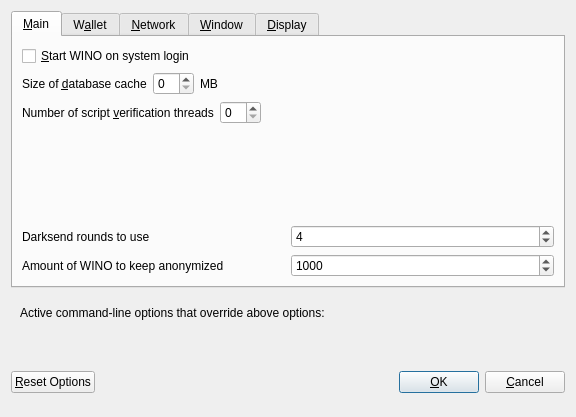
<?xml version="1.0" encoding="UTF-8"?>
<ui version="4.0">
 <class>OptionsDialog</class>
 <widget class="QDialog" name="OptionsDialog">
  <property name="geometry">
   <rect>
    <x>0</x>
    <y>0</y>
    <width>576</width>
    <height>417</height>
   </rect>
  </property>
  <property name="windowTitle">
   <string>Options</string>
  </property>
  <property name="modal">
   <bool>true</bool>
  </property>
  <layout class="QVBoxLayout" name="verticalLayout">
   <item>
    <widget class="QTabWidget" name="tabWidget">
     <property name="currentIndex">
      <number>0</number>
     </property>
     <widget class="QWidget" name="tabMain">
      <attribute name="title">
       <string>&amp;Main</string>
      </attribute>
      <layout class="QVBoxLayout" name="verticalLayout_Main">
       <item>
        <widget class="QCheckBox" name="bitcoinAtStartup">
         <property name="toolTip">
          <string>Automatically start WINO after logging in to the system.</string>
         </property>
         <property name="text">
          <string>&amp;Start WINO on system login</string>
         </property>
        </widget>
       </item>
       <item>
        <layout class="QHBoxLayout" name="horizontalLayout_2_Main">
         <item>
          <widget class="QLabel" name="databaseCacheLabel">
           <property name="text">
            <string>Size of &amp;database cache</string>
           </property>
           <property name="textFormat">
            <enum>Qt::PlainText</enum>
           </property>
           <property name="buddy">
            <cstring>databaseCache</cstring>
           </property>
          </widget>
         </item>
         <item>
          <widget class="QSpinBox" name="databaseCache"/>
         </item>
         <item>
          <widget class="QLabel" name="databaseCacheUnitLabel">
           <property name="text">
            <string>MB</string>
           </property>
           <property name="textFormat">
            <enum>Qt::PlainText</enum>
           </property>
          </widget>
         </item>
         <item>
          <spacer name="horizontalSpacer_2_Main">
           <property name="orientation">
            <enum>Qt::Horizontal</enum>
           </property>
           <property name="sizeHint" stdset="0">
            <size>
             <width>40</width>
             <height>20</height>
            </size>
           </property>
          </spacer>
         </item>
        </layout>
       </item>
       <item>
        <layout class="QHBoxLayout" name="horizontalLayout_3_Main">
         <item>
          <widget class="QLabel" name="threadsScriptVerifLabel">
           <property name="text">
            <string>Number of script &amp;verification threads</string>
           </property>
           <property name="textFormat">
            <enum>Qt::PlainText</enum>
           </property>
           <property name="buddy">
            <cstring>threadsScriptVerif</cstring>
           </property>
          </widget>
         </item>
         <item>
          <widget class="QSpinBox" name="threadsScriptVerif">
           <property name="toolTip">
            <string>(0 = auto, &lt;0 = leave that many cores free)</string>
           </property>
          </widget>
         </item>
         <item>
          <spacer name="horizontalSpacer_3_Main">
           <property name="orientation">
            <enum>Qt::Horizontal</enum>
           </property>
           <property name="sizeHint" stdset="0">
            <size>
             <width>40</width>
             <height>20</height>
            </size>
           </property>
          </spacer>
         </item>
        </layout>
       </item>
       <item>
        <spacer name="verticalSpacer_Main">
         <property name="orientation">
          <enum>Qt::Vertical</enum>
         </property>
         <property name="sizeHint" stdset="0">
          <size>
           <width>20</width>
           <height>40</height>
          </size>
         </property>
        </spacer>
       </item>
       <item>
        <layout class="QHBoxLayout" name="horizontalLayout_4_Main">
         <item>
          <widget class="QLabel" name="label">
           <property name="toolTip">
            <string>This setting determines the amount of individual masternodes that an input will be anonymized through.&lt;br/&gt;More rounds of anonymization gives a higher degree of privacy, but also costs more in fees.</string>
           </property>
           <property name="text">
            <string>Darksend rounds to use</string>
           </property>
          </widget>
         </item>
         <item>
          <widget class="QSpinBox" name="DarksendRounds">
           <property name="minimum">
            <number>2</number>
           </property>
           <property name="maximum">
            <number>8</number>
           </property>
           <property name="value">
            <number>4</number>
           </property>
          </widget>
         </item>
        </layout>
       </item>
       <item>
        <layout class="QHBoxLayout" name="horizontalLayout">
         <item>
          <widget class="QLabel" name="label_2">
           <property name="toolTip">
            <string>This amount acts as a threshold to turn off Darksend once it's reached.</string>
           </property>
           <property name="statusTip">
            <string notr="true"/>
           </property>
           <property name="whatsThis">
            <string notr="true"/>
           </property>
           <property name="accessibleName">
            <string notr="true"/>
           </property>
           <property name="accessibleDescription">
            <string notr="true"/>
           </property>
           <property name="text">
            <string>Amount of WINO to keep anonymized</string>
           </property>
          </widget>
         </item>
         <item>
          <widget class="QSpinBox" name="anonymizeWINO">
           <property name="minimum">
            <number>100</number>
           </property>
           <property name="maximum">
            <number>100000</number>
           </property>
           <property name="singleStep">
            <number>100</number>
           </property>
           <property name="value">
            <number>1000</number>
           </property>
          </widget>
         </item>
        </layout>
       </item>
      </layout>
     </widget>
     <widget class="QWidget" name="tabWallet">
      <attribute name="title">
       <string>W&amp;allet</string>
      </attribute>
      <layout class="QVBoxLayout" name="verticalLayout_Wallet">
       <item>
        <widget class="QGroupBox" name="groupBox">
         <property name="title">
          <string>Expert</string>
         </property>
         <layout class="QVBoxLayout" name="verticalLayout_2">
          <item>
           <widget class="QCheckBox" name="coinControlFeatures">
            <property name="toolTip">
             <string>Whether to show coin control features or not.</string>
            </property>
            <property name="text">
             <string>Enable coin &amp;control features</string>
            </property>
           </widget>
          </item>
          <item>
           <widget class="QCheckBox" name="showMasternodesTab">
            <property name="toolTip">
             <string>Show additional tab listing all your masternodes in first sub-tab&lt;br/&gt;and all masternodes on the network in second sub-tab.</string>
            </property>
            <property name="text">
             <string>Show Masternodes Tab</string>
            </property>
           </widget>
          </item>
          <item>
           <widget class="QCheckBox" name="spendZeroConfChange">
            <property name="toolTip">
             <string>If you disable the spending of unconfirmed change, the change from a transaction&lt;br/&gt;cannot be used until that transaction has at least one confirmation.&lt;br/&gt;This also affects how your balance is computed.</string>
            </property>
            <property name="text">
             <string>&amp;Spend unconfirmed change</string>
            </property>
           </widget>
          </item>
         </layout>
        </widget>
       </item>
       <item>
        <spacer name="verticalSpacer_Wallet">
         <property name="orientation">
          <enum>Qt::Vertical</enum>
         </property>
         <property name="sizeHint" stdset="0">
          <size>
           <width>20</width>
           <height>40</height>
          </size>
         </property>
        </spacer>
       </item>
      </layout>
     </widget>
     <widget class="QWidget" name="tabNetwork">
      <attribute name="title">
       <string>&amp;Network</string>
      </attribute>
      <layout class="QVBoxLayout" name="verticalLayout_Network">
       <item>
        <widget class="QCheckBox" name="mapPortUpnp">
         <property name="toolTip">
          <string>Automatically open the WINO client port on the router. This only works when your router supports UPnP and it is enabled.</string>
         </property>
         <property name="text">
          <string>Map port using &amp;UPnP</string>
         </property>
        </widget>
       </item>
       <item>
        <widget class="QCheckBox" name="allowIncoming">
         <property name="toolTip">
          <string>Accept connections from outside</string>
         </property>
         <property name="text">
          <string>Allow incoming connections</string>
         </property>
        </widget>
       </item>
       <item>
        <widget class="QCheckBox" name="connectSocks">
         <property name="toolTip">
          <string>Connect to the WINO network through a SOCKS5 proxy.</string>
         </property>
         <property name="text">
          <string>&amp;Connect through SOCKS5 proxy (default proxy):</string>
         </property>
        </widget>
       </item>
       <item>
        <layout class="QHBoxLayout" name="horizontalLayout_1_Network">
         <item>
          <widget class="QLabel" name="proxyIpLabel">
           <property name="text">
            <string>Proxy &amp;IP:</string>
           </property>
           <property name="textFormat">
            <enum>Qt::PlainText</enum>
           </property>
           <property name="buddy">
            <cstring>proxyIp</cstring>
           </property>
          </widget>
         </item>
         <item>
          <widget class="QValidatedLineEdit" name="proxyIp">
           <property name="minimumSize">
            <size>
             <width>140</width>
             <height>0</height>
            </size>
           </property>
           <property name="maximumSize">
            <size>
             <width>140</width>
             <height>16777215</height>
            </size>
           </property>
           <property name="toolTip">
            <string>IP address of the proxy (e.g. IPv4: 127.0.0.1 / IPv6: ::1)</string>
           </property>
          </widget>
         </item>
         <item>
          <widget class="QLabel" name="proxyPortLabel">
           <property name="text">
            <string>&amp;Port:</string>
           </property>
           <property name="textFormat">
            <enum>Qt::PlainText</enum>
           </property>
           <property name="buddy">
            <cstring>proxyPort</cstring>
           </property>
          </widget>
         </item>
         <item>
          <widget class="QLineEdit" name="proxyPort">
           <property name="minimumSize">
            <size>
             <width>55</width>
             <height>0</height>
            </size>
           </property>
           <property name="maximumSize">
            <size>
             <width>55</width>
             <height>16777215</height>
            </size>
           </property>
           <property name="toolTip">
            <string>Port of the proxy (e.g. 9050)</string>
           </property>
          </widget>
         </item>
         <item>
          <spacer name="horizontalSpacer_1_Network">
           <property name="orientation">
            <enum>Qt::Horizontal</enum>
           </property>
           <property name="sizeHint" stdset="0">
            <size>
             <width>40</width>
             <height>20</height>
            </size>
           </property>
          </spacer>
         </item>
        </layout>
       </item>
       <item>
        <spacer name="verticalSpacer_Network">
         <property name="orientation">
          <enum>Qt::Vertical</enum>
         </property>
         <property name="sizeHint" stdset="0">
          <size>
           <width>20</width>
           <height>40</height>
          </size>
         </property>
        </spacer>
       </item>
      </layout>
     </widget>
     <widget class="QWidget" name="tabWindow">
      <attribute name="title">
       <string>&amp;Window</string>
      </attribute>
      <layout class="QVBoxLayout" name="verticalLayout_Window">
       <item>
        <widget class="QCheckBox" name="minimizeToTray">
         <property name="toolTip">
          <string>Show only a tray icon after minimizing the window.</string>
         </property>
         <property name="text">
          <string>&amp;Minimize to the tray instead of the taskbar</string>
         </property>
        </widget>
       </item>
       <item>
        <widget class="QCheckBox" name="minimizeOnClose">
         <property name="toolTip">
          <string>Minimize instead of exit the application when the window is closed. When this option is enabled, the application will be closed only after selecting Quit in the menu.</string>
         </property>
         <property name="text">
          <string>M&amp;inimize on close</string>
         </property>
        </widget>
       </item>
       <item>
        <spacer name="verticalSpacer_Window">
         <property name="orientation">
          <enum>Qt::Vertical</enum>
         </property>
         <property name="sizeHint" stdset="0">
          <size>
           <width>20</width>
           <height>40</height>
          </size>
         </property>
        </spacer>
       </item>
      </layout>
     </widget>
     <widget class="QWidget" name="tabDisplay">
      <attribute name="title">
       <string>&amp;Display</string>
      </attribute>
      <layout class="QVBoxLayout" name="verticalLayout_Display">
       <item>
        <layout class="QHBoxLayout" name="horizontalLayout_1_Display">
         <item>
          <widget class="QLabel" name="langLabel">
           <property name="text">
            <string>User Interface &amp;language:</string>
           </property>
           <property name="textFormat">
            <enum>Qt::PlainText</enum>
           </property>
           <property name="buddy">
            <cstring>lang</cstring>
           </property>
          </widget>
         </item>
         <item>
          <widget class="QValueComboBox" name="lang">
           <property name="toolTip">
            <string>The user interface language can be set here. This setting will take effect after restarting WINO.</string>
           </property>
          </widget>
         </item>
        </layout>
       </item>
       <item>
        <widget class="QLabel" name="label_3">
         <property name="toolTip">
          <string notr="true"/>
         </property>
         <property name="statusTip">
          <string notr="true"/>
         </property>
         <property name="whatsThis">
          <string notr="true"/>
         </property>
         <property name="accessibleName">
          <string notr="true"/>
         </property>
         <property name="text">
          <string>Language missing or translation incomplete? Help contributing translations here:
https://www.transifex.com/wino-project/wino-project-translations</string>
         </property>
         <property name="wordWrap">
          <bool>true</bool>
         </property>
         <property name="openExternalLinks">
          <bool>true</bool>
         </property>
         <property name="textInteractionFlags">
          <set>Qt::TextBrowserInteraction</set>
         </property>
        </widget>
       </item>
       <item>
        <layout class="QHBoxLayout" name="horizontalLayout_4_Display" stretch="0,0">
         <item>
          <widget class="QLabel" name="themeLabel">
           <property name="text">
            <string>User Interface Theme:</string>
           </property>
          </widget>
         </item>
         <item>
          <widget class="QValueComboBox" name="theme"/>
         </item>
        </layout>
       </item>
       <item>
        <widget class="Line" name="line">
         <property name="orientation">
          <enum>Qt::Horizontal</enum>
         </property>
        </widget>
       </item>
       <item>
        <layout class="QHBoxLayout" name="horizontalLayout_2_Display">
         <item>
          <widget class="QLabel" name="unitLabel">
           <property name="text">
            <string>&amp;Unit to show amounts in:</string>
           </property>
           <property name="textFormat">
            <enum>Qt::PlainText</enum>
           </property>
           <property name="buddy">
            <cstring>unit</cstring>
           </property>
          </widget>
         </item>
         <item>
          <widget class="QValueComboBox" name="unit">
           <property name="toolTip">
            <string>Choose the default subdivision unit to show in the interface and when sending coins.</string>
           </property>
          </widget>
         </item>
        </layout>
       </item>
       <item>
        <layout class="QHBoxLayout" name="horizontalLayout_5_Display">
         <item>
          <widget class="QLabel" name="digitsLabel">
           <property name="text">
            <string>Decimal digits</string>
           </property>
          </widget>
         </item>
         <item>
          <widget class="QValueComboBox" name="digits"/>
         </item>
        </layout>
       </item>
       <item>
        <layout class="QHBoxLayout" name="horizontalLayout_3_Display">
         <item>
          <widget class="QLabel" name="thirdPartyTxUrlsLabel">
           <property name="toolTip">
            <string>Third party URLs (e.g. a block explorer) that appear in the transactions tab as context menu items. %s in the URL is replaced by transaction hash. Multiple URLs are separated by vertical bar |.</string>
           </property>
           <property name="text">
            <string>Third party transaction URLs</string>
           </property>
           <property name="buddy">
            <cstring>thirdPartyTxUrls</cstring>
           </property>
          </widget>
         </item>
         <item>
          <widget class="QLineEdit" name="thirdPartyTxUrls">
           <property name="toolTip">
            <string>Third party URLs (e.g. a block explorer) that appear in the transactions tab as context menu items. %s in the URL is replaced by transaction hash. Multiple URLs are separated by vertical bar |.</string>
           </property>
          </widget>
         </item>
        </layout>
       </item>
       <item>
        <spacer name="verticalSpacer">
         <property name="orientation">
          <enum>Qt::Vertical</enum>
         </property>
         <property name="sizeHint" stdset="0">
          <size>
           <width>20</width>
           <height>40</height>
          </size>
         </property>
        </spacer>
       </item>
      </layout>
     </widget>
    </widget>
   </item>
   <item>
    <widget class="QFrame" name="frame">
     <layout class="QVBoxLayout" name="verticalLayout_Bottom">
      <item>
       <layout class="QHBoxLayout" name="horizontalLayout_Bottom">
        <item>
         <widget class="QLabel" name="overriddenByCommandLineInfoLabel">
          <property name="text">
           <string>Active command-line options that override above options:</string>
          </property>
          <property name="textFormat">
           <enum>Qt::PlainText</enum>
          </property>
         </widget>
        </item>
        <item>
         <spacer name="horizontalSpacer_Bottom">
          <property name="orientation">
           <enum>Qt::Horizontal</enum>
          </property>
          <property name="sizeHint" stdset="0">
           <size>
            <width>40</width>
            <height>20</height>
           </size>
          </property>
         </spacer>
        </item>
       </layout>
      </item>
      <item>
       <widget class="QLabel" name="overriddenByCommandLineLabel">
        <property name="text">
         <string/>
        </property>
        <property name="textFormat">
         <enum>Qt::PlainText</enum>
        </property>
        <property name="wordWrap">
         <bool>true</bool>
        </property>
       </widget>
      </item>
     </layout>
    </widget>
   </item>
   <item>
    <layout class="QHBoxLayout" name="horizontalLayout_Buttons">
     <item>
      <widget class="QPushButton" name="resetButton">
       <property name="toolTip">
        <string>Reset all client options to default.</string>
       </property>
       <property name="text">
        <string>&amp;Reset Options</string>
       </property>
       <property name="autoDefault">
        <bool>false</bool>
       </property>
      </widget>
     </item>
     <item>
      <spacer name="horizontalSpacer_1">
       <property name="orientation">
        <enum>Qt::Horizontal</enum>
       </property>
       <property name="sizeHint" stdset="0">
        <size>
         <width>40</width>
         <height>48</height>
        </size>
       </property>
      </spacer>
     </item>
     <item>
      <widget class="QLabel" name="statusLabel">
       <property name="minimumSize">
        <size>
         <width>200</width>
         <height>0</height>
        </size>
       </property>
       <property name="font">
        <font>
         <weight>75</weight>
         <bold>true</bold>
        </font>
       </property>
       <property name="text">
        <string/>
       </property>
       <property name="textFormat">
        <enum>Qt::PlainText</enum>
       </property>
       <property name="wordWrap">
        <bool>true</bool>
       </property>
      </widget>
     </item>
     <item>
      <spacer name="horizontalSpacer_2">
       <property name="orientation">
        <enum>Qt::Horizontal</enum>
       </property>
       <property name="sizeHint" stdset="0">
        <size>
         <width>40</width>
         <height>48</height>
        </size>
       </property>
      </spacer>
     </item>
     <item>
      <widget class="QPushButton" name="okButton">
       <property name="text">
        <string>&amp;OK</string>
       </property>
       <property name="autoDefault">
        <bool>false</bool>
       </property>
       <property name="default">
        <bool>true</bool>
       </property>
      </widget>
     </item>
     <item>
      <widget class="QPushButton" name="cancelButton">
       <property name="text">
        <string>&amp;Cancel</string>
       </property>
       <property name="autoDefault">
        <bool>false</bool>
       </property>
      </widget>
     </item>
    </layout>
   </item>
  </layout>
 </widget>
 <customwidgets>
  <customwidget>
   <class>QValidatedLineEdit</class>
   <extends>QLineEdit</extends>
   <header>qvalidatedlineedit.h</header>
  </customwidget>
  <customwidget>
   <class>QValueComboBox</class>
   <extends>QComboBox</extends>
   <header>qvaluecombobox.h</header>
  </customwidget>
 </customwidgets>
 <resources/>
 <connections/>
</ui>
